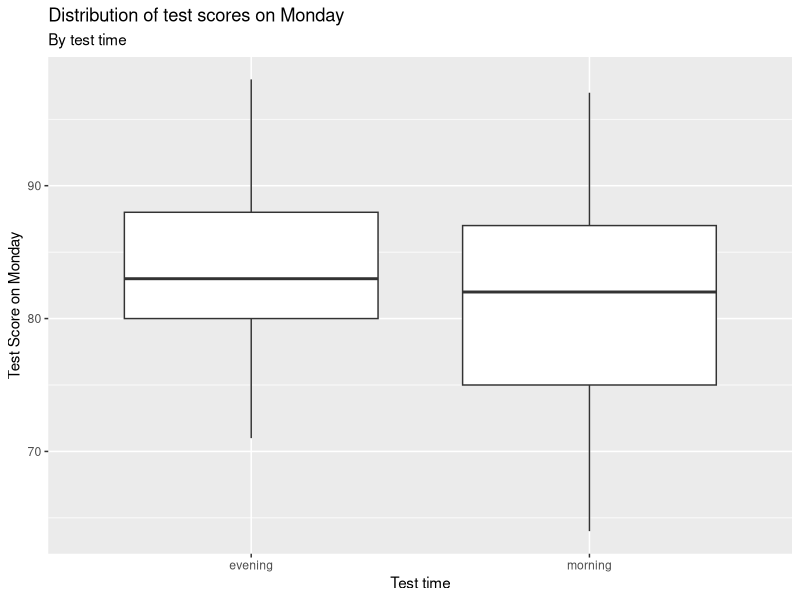

Source code (R):
## ---- chunk 1
knitr::opts_chunk$set(echo = TRUE, message = FALSE, warning = FALSE)
library(tidyverse)
library(readxl)
## ---- chunk 2
test_scores_raw <- read_csv("data/test_scores.csv")

#read as NA example
test_scores_na <- read_csv("data/test_scores.csv", na = c("early", "late"))
## ---- chunk 3

renamed_1 <- test_scores_raw %>% 
  rename(test_score_monday = ttm) %>% 
  rename(test_score_tuesday = ttt) %>% 
  rename(test_score_wednesday = ttw)

#instead of renaming each time, could do it all at once

renamed_2 <- test_scores_raw %>% 
  rename(test_score_monday = ttm,
         test_score_tuesday = ttt,
         test_score_wednesday = ttw)

## ---- chunk 4

selected_1 = renamed_1 %>% 
  select(id, test_score_monday, test_time)

# another way

seleted_2 = select(renamed_1, id, test_score_monday, test_time)

selected_3 = renamed_1 %>%
  select("id", "test_score_monday", "test_time")

## ---- chunk 5

# Better to make a new variable
mutated_1 = selected_1 %>% 
  mutate(test_time_fixed = if_else(test_time == "early", "morning", "evening"))

#not as an ideal route
mutated_2 = selected_1 %>% 
  mutate(test_time = if_else(test_time == "early", "morning", "evening"))

## ---- chunk 6

filtered = mutated_1 %>% 
  filter(!is.na(test_score_monday))
# NAs don't work in raw form, have to use a function called is.na

no_na = mutated_1 %>% 
  drop_na()

#remove any object from environment
rm(no_na)

## ---- chunk 7

#Missing values!
mutated_1 %>% 
  group_by(test_time_fixed) %>% 
  summarize(mean_monday = mean(test_score_monday),
            medidan_monday = median(test_score_monday),
            sd_monday = sd(test_score_monday))

#use filtered df since there are no NAs
filtered %>% 
  group_by(test_time_fixed) %>% 
  summarize(mean_monday = mean(test_score_monday),
            medidan_monday = median(test_score_monday),
            sd_monday = sd(test_score_monday))

# na.rm = TRUE option helps you remove NAs inside
mutated_1 %>% 
  group_by(test_time_fixed) %>% 
  summarize(mean_monday = mean(test_score_monday, na.rm = TRUE),
            medidan_monday = median(test_score_monday, na.rm = TRUE),
            sd_monday = sd(test_score_monday, na.rm = TRUE))

## ---- chunk 8

ggplot(data = filtered) +
  geom_boxplot(aes(x = test_time_fixed, y = test_score_monday)) +
  labs(x = "Test time", y = "Test Score on Monday", title = "Distribution of test scores on Monday", subtitle = "By test time")

## ---- chunk 9

summary_df <- test_scores_raw %>% 
  rename(test_score_monday = ttm,
         test_score_tuesday = ttt,
         test_score_wednesday = ttw) %>%
    select(id, test_score_monday, test_time) %>% 
    mutate(test_time_fixed = if_else(test_time == "early", "morning", "evening")) %>% 
    filter(!is.na(test_score_monday)) %>% 
    group_by(test_time_fixed) %>% 
    summarize(mean_monday = mean(test_score_monday, na.rm = TRUE),
            medidan_monday = median(test_score_monday, na.rm = TRUE),
            sd_monday = sd(test_score_monday, na.rm = TRUE))

summary_df

# Clean dataset
clean_data = test_scores_raw %>% 
  rename(test_score_monday = ttm,
         test_score_tuesday = ttt,
         test_score_wednesday = ttw) %>%
    select(id, test_score_monday, test_time) %>% 
    mutate(test_time_fixed = if_else(test_time == "early", "morning", "evening")) %>% 
    filter(!is.na(test_score_monday))

# Summary step next:
summary_df_2 = clean_data %>% 
  group_by(test_time_fixed) %>% 
  summarize(mean_monday = mean(test_score_monday),
            medidan_monday = median(test_score_monday),
            sd_monday = sd(test_score_monday))

## ---- chunk 10

#equal variance assumption (not unequal)
monday_t_res = t.test(test_score_monday ~ test_time_fixed, data = clean_data,
                       var.equal = TRUE)

monday_t_res

tstat = round(monday_t_res$statistic, 2)
df = round(monday_t_res$parameter, 1)
p = round(monday_t_res$p.value, 3)

